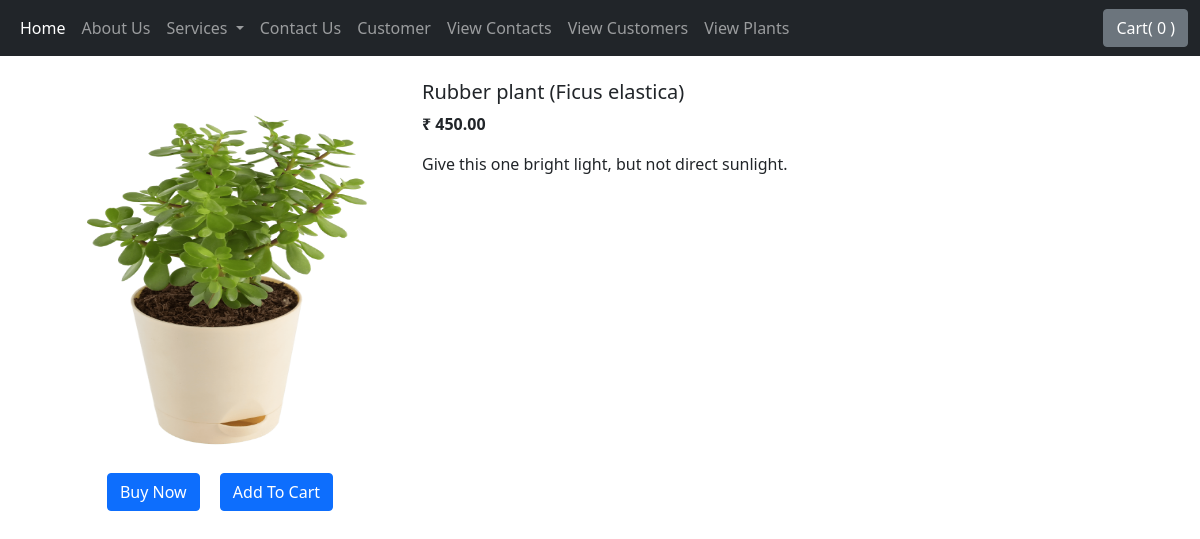
The app's page /products/3 with its own data.
### home/models.py (models this page shows)
class Plant(models.Model):#https://greatist.com/health/types-of-indoor-plants#small-indoor-plants
    plants_name  = (
        ('Money tree (Pachira aquatica)', 'Money tree (Pachira aquatica)'),
        ('Fiddle leaf fig (Ficus lyrata)', 'Fiddle leaf fig (Ficus lyrata)'),
        ('Rubber plant (Ficus elastica)', 'Rubber plant (Ficus elastica)'),#
        ('Giant bird of paradise (Strelitzia nicolai)', 'Giant bird of paradise (Strelitzia nicolai)'),
        ('Monstera (Monstera deliciosa)', 'Monstera (Monstera deliciosa)')
    )
    availablety  = (('Yes', 'Yes'),('No', 'No'))
    indoor_outdoor  = (('Indoor', 'Indoor'),('Outdoor', 'Outdoor'),('B', 'Both'))
    plant_category = models.CharField(max_length=50, choices=indoor_outdoor)
    id = models.AutoField(primary_key=True)
    plant_name = models.CharField(max_length=50, choices=plants_name, default="")
    plant_available = models.CharField(max_length=50, choices=availablety, default="No")
    plant_subcategory = models.CharField(max_length=50, choices=indoor_outdoor)
    plant_age = models.CharField(max_length=200)
    plant_desc = models.CharField(max_length=500, default="")
    plant_price= models.DecimalField(max_digits=10, decimal_places=2, default="")
    plant_discount_price= models.DecimalField(max_digits=10, decimal_places=2, default="0.0")
    plant_stars = models.IntegerField( default="0")
    date = models.DateField()
    plant_image= models.ImageField(upload_to="plants/images", default="")
    def __str__(self):
     return self.plant_name+"_"+self.plant_category+"_"+str(self.id)

### home/views.py (the view)
# urls.py: path("products/<int:myid>", views.ProductView, name='ProductView'),
def ProductView(request,myid): # here we are fetching data from database and listing on html page
    product = Plant.objects.filter(id=myid)
    print(product)
    params = {'product': product[0]}
    return render(request, 'shoap/product_view.html',params)

### templates/shoap/product_view.html (shortened to what this page needs)
{% extends 'base.html' %}
{% block body %}
        <div class="container my-4">
            <div class="row">
            <div class="col-md-4">
            <div class="row">
                <img src="{{product.plant_image.url}}"  width="233px" height="385px">
            </div>
            <center>
                <div class="col">
                <button class="btn btn-primary my-2 mx-2">Buy Now </button>
                <button class="btn btn-primary my-2 mx-2">Add To Cart </button>
            </div>
        </center>
            </div>
            <div class="col-md-8">
                <h5>{{product.plant_name}}</h5>
                <p><b>₹ {{product.plant_price}} </b></p>
                <p>{{product.plant_desc}}</p>
            </div>
        </div>
{% endblock body %}

### records on screen
Plant: plant_image (picture), plant_name "Rubber plant (Ficus elastica)", plant_price "450.00", plant_desc "Give this one bright light, but not direct sunlight."
